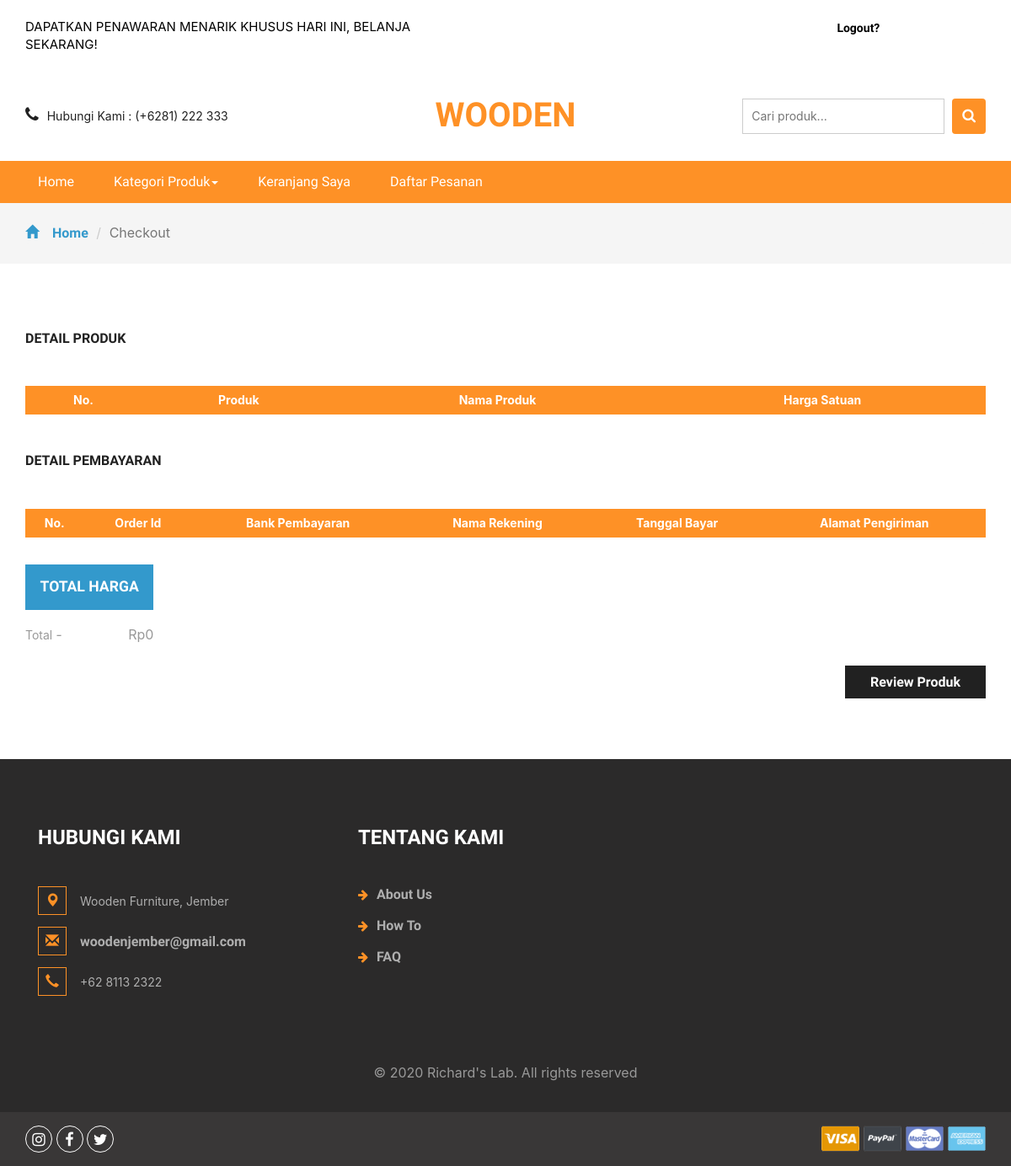
Page /order.php?id=16fy8FVMpzBQE (signed in) on the earlier database version.
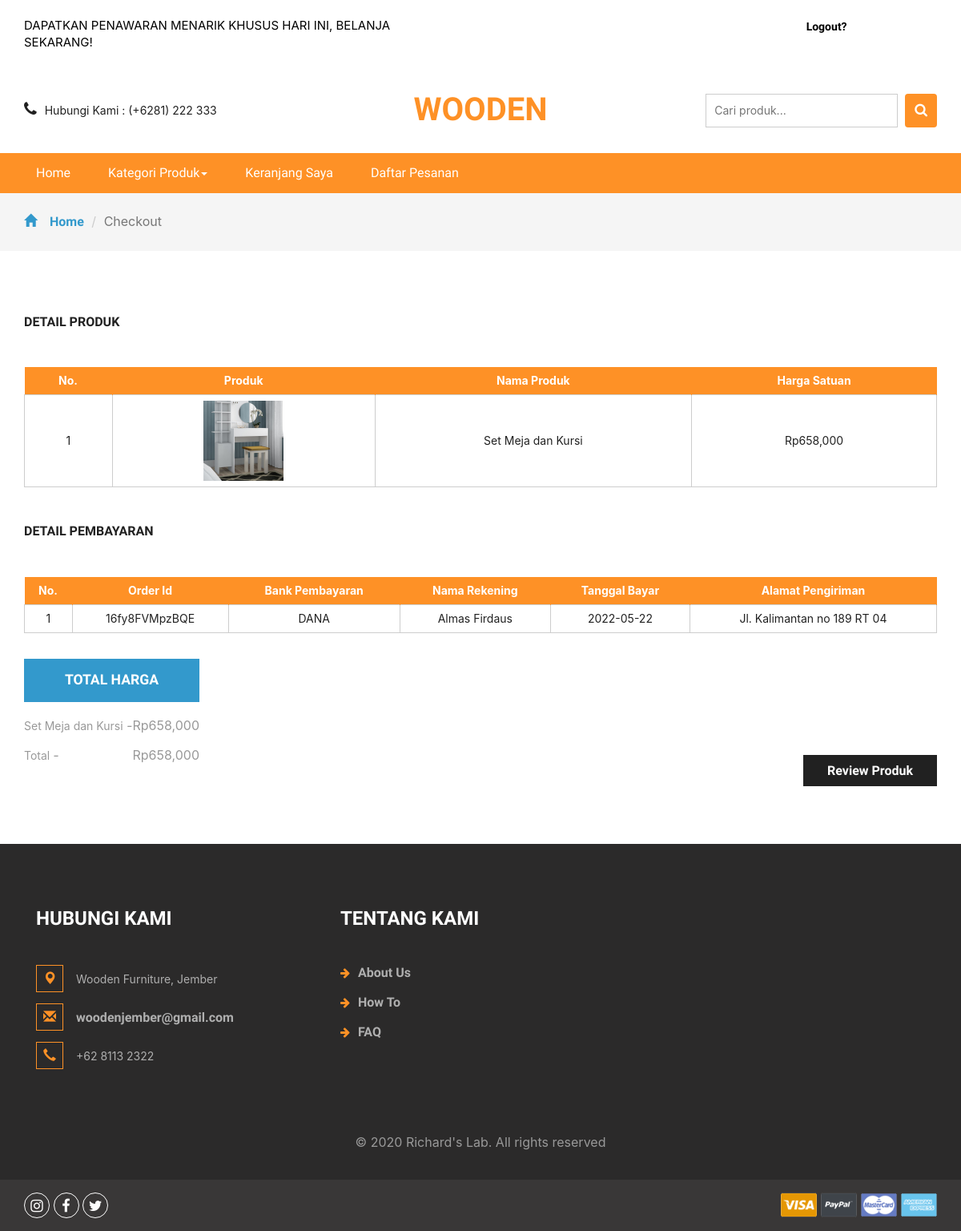
Same page on the later database version.
### tables this page shows
CREATE TABLE `detailorder` (
  `detailid` int(11) NOT NULL,
  `orderid` varchar(100) NOT NULL,
  `idproduk` int(11) NOT NULL,
  `qty` int(11) NOT NULL
);

CREATE TABLE `produk` (
  `idproduk` int(11) NOT NULL,
  `idkategori` int(11) NOT NULL,
  `namaproduk` varchar(30) NOT NULL,
  `gambar` varchar(100) NOT NULL,
  `deskripsi` varchar(200) NOT NULL,
  `rate` int(11) NOT NULL,
  `hargabefore` int(11) NOT NULL,
  `hargaafter` int(11) NOT NULL,
  `tgldibuat` timestamp NOT NULL DEFAULT current_timestamp()
);

CREATE TABLE `konfirmasi` (
  `idkonfirmasi` int(11) NOT NULL,
  `orderid` varchar(100) NOT NULL,
  `userid` int(11) NOT NULL,
  `payment` varchar(10) NOT NULL,
  `namarekening` varchar(25) NOT NULL,
  `tglbayar` date NOT NULL,
  `tglsubmit` timestamp NOT NULL DEFAULT current_timestamp(),
  `alamatpengiriman` varchar(150) NOT NULL
);

### order.php (the view, shortened to what the changed rows need)
<?php
require_once 'dbconnect.php';
$idorder = $_GET['id'];
?>
<!DOCTYPE html>
<html>
<head>
	<link href="css/bootstrap.css" rel="stylesheet" type="text/css" media="all" />
	<link href="css/style.css" rel="stylesheet" type="text/css" media="all" />
	<link href="css/font-awesome.css" rel="stylesheet">
</head>
<body>
	<div class="logo_products">
		<div class="container">
			<div class="w3ls_logo_products_left">
				<h1><a href="index.php">WOODEN</a></h1>
			</div>
		</div>
	</div>
	<div class="checkout">
		<div class="container">
			<h2>Detail Produk</h2>
			<div class="checkout-right">
				<table class="timetable_sub">
					<thead>
						<tr>
							<th>No.</th>
							<th>Produk</th>
							<th>Nama Produk</th>
							<th>Harga Satuan</th>
						</tr>
					</thead>
					<?php
					$brg = mysqli_query($conn, "SELECT * from detailorder d, produk p where orderid='$idorder' and d.idproduk=p.idproduk order by d.idproduk ASC");
					$no = 1;
					while ($b = mysqli_fetch_array($brg)) {
					?>
						<tr class="rem1">
							<form method="post">
								<td class="invert"><?php echo $no++ ?></td>
								<td class="invert"><a href="product.php?idproduk=<?php echo $b['idproduk'] ?>"><img src="<?php echo $b['gambar'] ?>" width="100px" height="100px" /></a></td>
								<td class="invert"><?php echo $b['namaproduk'] ?></td>
								<td class="invert">Rp<?php echo number_format($b['hargaafter']) ?></td>
						</tr>
					<?php
					}
					?>
				</table>
			</div>
			<h2>Detail Pembayaran </h2>
			<div class="checkout-right">
				<table class="timetable_sub">
					<thead>
						<tr>
							<th>No.</th>
							<th>Order Id</th>
							<th>Bank Pembayaran</th>
							<th>Nama Rekening</th>
							<th>Tanggal Bayar</th>
							<th>Alamat Pengiriman</th>
						</tr>
					</thead>
					<?php
					$brg = mysqli_query($conn, "SELECT * FROM konfirmasi where orderid = '$idorder'");
					$rows = [];
					while ($row = mysqli_fetch_assoc($brg)) {
						$rows[] = $row;
					}
					$no = 1;
					?>
					<tbody>
						<?php foreach ($rows as $row) : ?>
							<tr class="rem1">
								<form method="post">
									<td class="invert"><?= $no++; ?></td>
									<td class="invert"><?= $row['orderid']; ?></td>
									<td class="invert"><?= $row['payment']; ?></td>
									<td class="invert"><?= $row['namarekening']; ?></td>
									<td class="invert"><?= $row['tglbayar']; ?></td>
									<td class="invert"><?= $row['alamatpengiriman']; ?></td>
							</tr>
						<?php endforeach; ?>
					</tbody>
				</table>
			</div>
			<div class="checkout-left">
				<div class="checkout-left-basket">
					<ul>
						<?php
						$brg = mysqli_query($conn, "SELECT * from detailorder d, produk p where orderid='$idorder' and d.idproduk=p.idproduk order by d.idproduk ASC");
						$subtotal = 0;
						while ($b = mysqli_fetch_array($brg)) {
							$hrg = $b['hargaafter'];
							$qtyy = $b['qty'];
							$totalharga = $hrg * $qtyy;
							$subtotal += $totalharga
						?>
							<li><?php echo $b['namaproduk'] ?><i> - </i> <span>Rp<?php echo number_format($totalharga) ?> </span></li>
						<?php
						}
						?>
						<li>Total <i> - </i> <span>Rp<?php echo number_format($subtotal) ?></span></li>
					</ul>
				</div>
			</div>
		</div>
	</div>
	<link href="css/skdslider.css" rel="stylesheet">
</body>
</html>

Differences in the rows shown:
added detailorder: idproduk.gambar (picture), idproduk.namaproduk "Set Meja dan Kursi", idproduk.hargaafter "658,000", totalharga "658,000"
added konfirmasi: orderid "16fy8FVMpzBQE", payment "DANA", namarekening "Almas Firdaus", tglbayar "2022-05-22", alamatpengiriman "Jl. Kalimantan no 189 RT 04"
Other differences:
$subtotal: "0" → "658,000"
